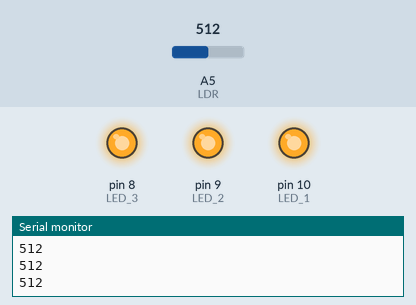
The sketch below on a simulated Arduino Uno, built with avr-gcc and run on an emulated ATmega328P. On the bench: output pins drawn as LEDs (lit = HIGH), the last lines printed to the serial monitor. The inputs (shaded band) are chosen by the test bench; at power-on: A5 (LDR) = 512.

Above: at 1.3 s.
1.4 s: A5 (LDR) set to 587
3.2 s: A5 (LDR) set to 609
At 5.2 s:
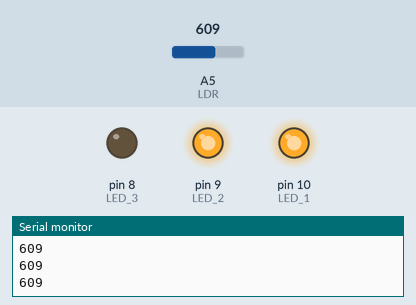
5.5 s: A5 (LDR) set to 687
7.2 s: A5 (LDR) set to 716
At 8.5 s:
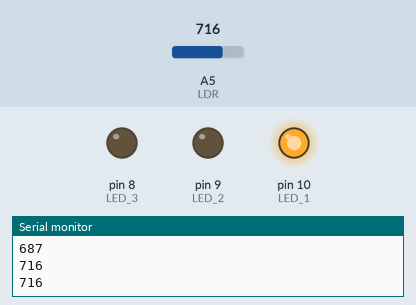
9.5 s: A5 (LDR) set to 690
At 11.2 s:
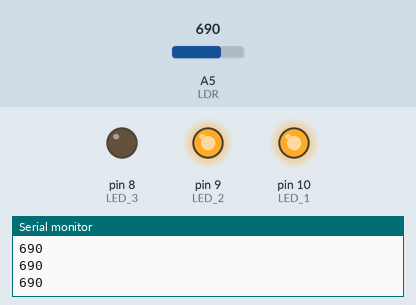
11.5 s: A5 (LDR) set to 710
At 12.8 s:
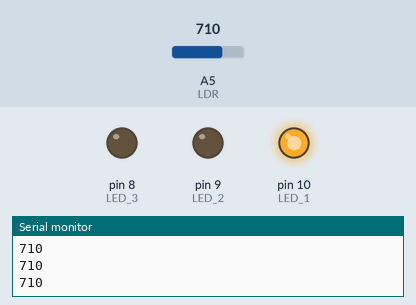
Timing chart, 0 to 14.5 s (numbered marks = the images above; inputs shaded):
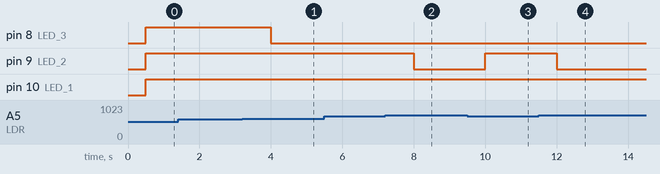

The sketch:

sensor_de_luminosidade.ino
```cpp
#define LDR A5
#define LED_1 10
#define LED_2 9
#define LED_3 8
#define limite_1 800
#define limite_2 700
#define limite_3 600
void setup()
{
  Serial.begin(9600);
  pinMode(LED_1, OUTPUT); //Define a porta do Led como saída
  pinMode(LED_2, OUTPUT);
  pinMode(LED_3, OUTPUT);
}
  void loop()
{
  int estado = analogRead(LDR);//Lê o valor fornecido pelo LDR
  Serial.println(estado);
  delay(500);
  if (estado < limite_1)
    digitalWrite(LED_1,HIGH);
  else
    digitalWrite(LED_1,LOW);
  if (estado < limite_2)
    digitalWrite(LED_2,HIGH);
  else
    digitalWrite(LED_2,LOW);
  if (estado < limite_3)
    digitalWrite(LED_3,HIGH);
  else
    digitalWrite(LED_3,LOW);
}
```

Measured:
- the behaviour switches between 599 and 600 on A5 (LDR) (found by bisection; images 0 and 1)
- the behaviour switches between 699 and 700 on A5 (LDR) (found by bisection; images 1 and 2)
- after the input at 3.2 s, pin 8 (LED_3): HIGH → LOW after 0.80 s
- after the input at 7.2 s, pin 9 (LED_2): HIGH → LOW after 0.81 s
- after the input at 9.5 s, pin 9 (LED_2): LOW → HIGH after 0.51 s
- after the input at 11.5 s, pin 9 (LED_2): HIGH → LOW after 0.51 s
